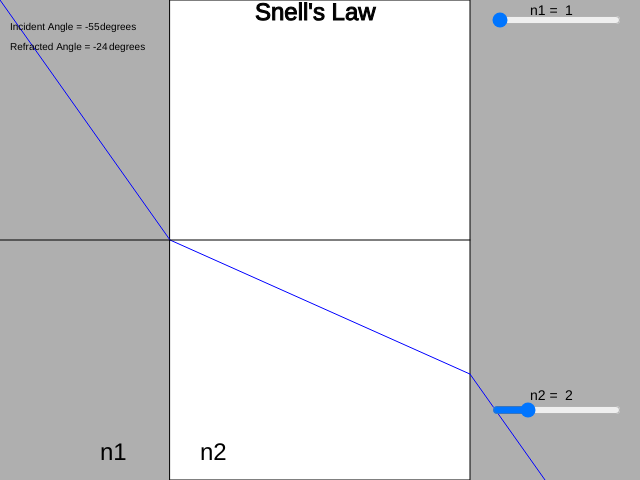
Frame 1 (no input)
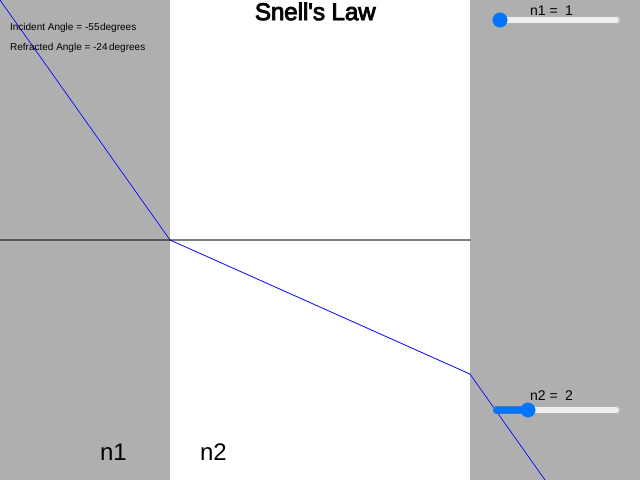
Frame 60 (no input)
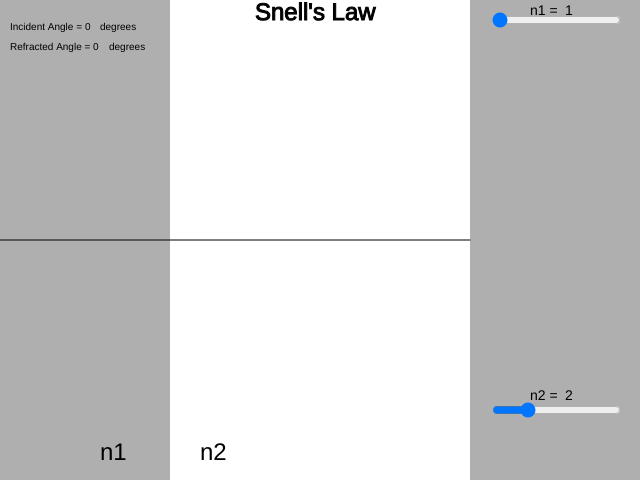
Frame 120 (the mouse pressed at the canvas centre since frame 60)

The p5.js sketch that drew these frames (run headless with seeded random() and noise() and a simulated clock; from frame 60 on, the mouse is pressed at the canvas centre):

// p5.js sketch
// ── sketch.js

var medium = 300;
var aTheta, bTheta;
var cnv;
var aSlider, bSlider;
var n1, n2;

function setup() {
  cnv = createCanvas(640, 480);

  aSlider = createSlider(1, 5, 1);
  aSlider.class("sim-slider");
  aSlider.position(width - 150, 10);

  bSlider = createSlider(1, 5, 2);
  bSlider.position(width - 150, height - 80);
  bSlider.class("sim-slider red");
}


function draw() {
  background(175);
  fill(255);
  rect(((width / 2) - medium / 2), 0, medium, height);
  n1 = aSlider.value();
  n2 = bSlider.value();

  var a = mouseY - height / 2;
  var b = width/2 - medium / 2 - mouseX;
  aTheta = atan(a / b);
  var offset = tan(aTheta) * ((width / 2 - medium / 2) - 50);

  bTheta = asin(n1 * sin(aTheta) / n2);
  var roffset = tan(bTheta) * medium;

  stroke(0,0,255);
  if (mouseX < width / 2 - medium / 2) {
  	line(mouseX, mouseY, width / 2 - medium / 2, height / 2);
	line(width / 2 - medium / 2, height / 2, width / 2 + medium / 2, height / 2 - roffset);
  	line(width / 2 + medium / 2, height / 2 - roffset, width - 50, height / 2 - offset - roffset);
  }

  stroke(0);
  line(0, height / 2, width / 2 + medium / 2, height / 2);
  
  textSize(24);
  fill(0);
  text("Snell's Law", width / 2 - 65, 20);
 
  noStroke();
  text('n1', 100, height - 20);
  text('n2', 200, height - 20);

  textSize(10);
  text('Incident Angle =', 10, 30);
  text(Math.round(aTheta * 180 / PI), 85, 30);
  text('degrees', 100, 30);

  text('Refracted Angle =', 10, 50);
  text(Math.round(bTheta * 180 / PI), 93, 50);
  text('degrees', 109, 50);
  
  textSize(14);
  text('n1 =',width - 110, 15);
  text(n1, width - 75, 15);
  text('n2 =',width - 110, height - 80);
  text(n2, width - 75, height - 80);
}
